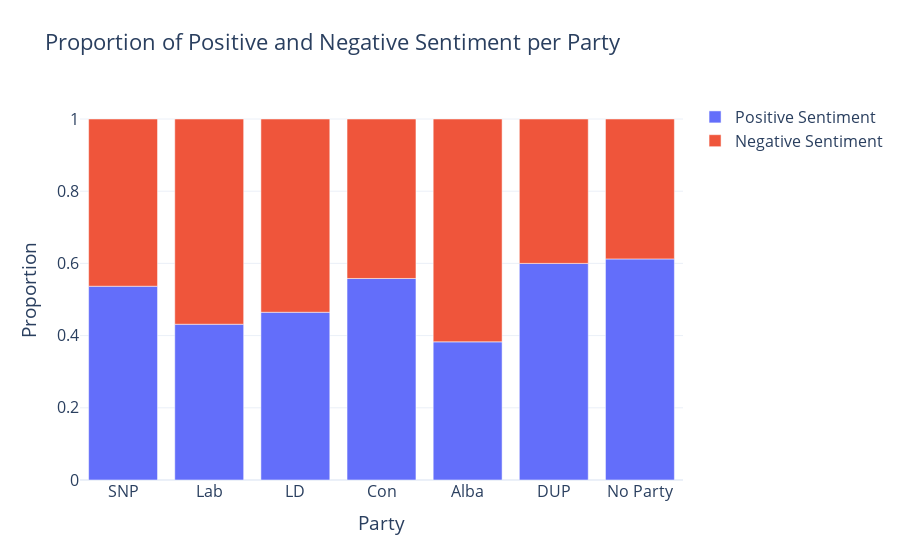

The notebook cell this image was saved under:
### Code cell
# Graph with proportions

## Preparing the proportions for the graph
graph_data_prop = pd.DataFrame(party_positive_portion.items())
graph_data_prop.columns = ["Party", "Positive Sentiment"]
graph_data_prop["Negative Sentiment"] = 1 - graph_data_prop["Positive Sentiment"]
graph_data_prop.head()

## making
fig2 = px.bar(graph_data_prop, x="Party", y=["Positive Sentiment", "Negative Sentiment"], 
    title="Proportion of Positive and Negative Sentiment per Party")
fig2.update_yaxes(title="Proportion")
fig2.update_layout(legend_title="", font={"size":16})
fig2.show()

### Figure 1 — Plotly figure (JSON) as saved in the notebook; plotly's stock layout.template omitted (floating-point values rounded to 4 significant figures)
{"data": [{"alignmentgroup": "True", "hovertemplate": "variable=Positive Sentiment<br>Party=%{x}<br>value=%{y}<extra></extra>", "legendgroup": "Positive Sentiment", "marker": {"color": "#636efa", "pattern": {"shape": ""}}, "name": "Positive Sentiment", "offsetgroup": "Positive Sentiment", "orientation": "v", "showlegend": true, "textposition": "auto", "type": "bar", "x": ["SNP", "Lab", "LD", "Con", "Alba", "DUP", "No Party"], "xaxis": "x", "y": [0.5367, 0.4315, 0.4646, 0.5583, 0.3827, 0.6, 0.6124], "yaxis": "y"}, {"alignmentgroup": "True", "hovertemplate": "variable=Negative Sentiment<br>Party=%{x}<br>value=%{y}<extra></extra>", "legendgroup": "Negative Sentiment", "marker": {"color": "#EF553B", "pattern": {"shape": ""}}, "name": "Negative Sentiment", "offsetgroup": "Negative Sentiment", "orientation": "v", "showlegend": true, "textposition": "auto", "type": "bar", "x": ["SNP", "Lab", "LD", "Con", "Alba", "DUP", "No Party"], "xaxis": "x", "y": [0.4633, 0.5685, 0.5354, 0.4417, 0.6173, 0.4, 0.3876], "yaxis": "y"}], "layout": {"barmode": "relative", "font": {"size": 16}, "legend": {"title": {"text": ""}, "tracegroupgap": 0}, "title": {"text": "Proportion of Positive and Negative Sentiment per Party"}, "xaxis": {"anchor": "y", "domain": [0, 1], "title": {"text": "Party"}}, "yaxis": {"anchor": "x", "domain": [0, 1], "title": {"text": "Proportion"}}}}
